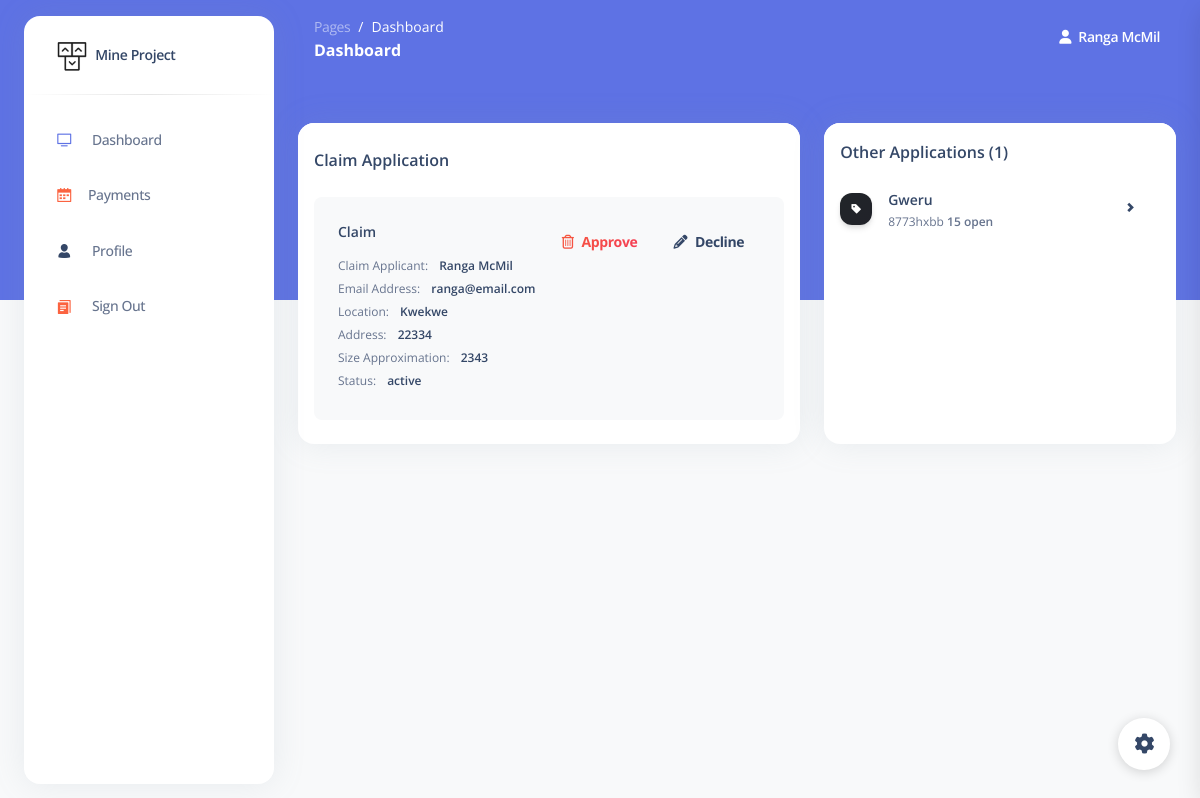
/application/1 (signed in), run on the app's committed database.
### accounts/models.py (models this page shows)
class User(AbstractUser):
    is_mine = models.BooleanField(default=False)
    is_administrator = models.BooleanField(default=False)
    balance = models.CharField(max_length=250)

### mine_mgt/models.py (models this page shows)
class Claim(models.Model):
    STATUS_CHOICES = (
        ('pending_approval', 'Pending Approval'),
        ('forfeit', 'Forfeited'),
        ('active', 'Active')
    )
    applicant = models.ForeignKey(User, related_name='claims', on_delete=models.CASCADE)
    location = models.CharField(max_length=250)
    address = models.CharField(max_length=250)
    size_approximation = models.CharField(max_length=250)
    date_applied = models.DateTimeField(default=timezone.now)
    status = models.CharField(max_length=30,
                              choices=STATUS_CHOICES,
                              default='pending_approval')
    created = models.DateTimeField(default=timezone.now)
    objects = models.Manager()  # The default manager.
    forfeited = ForfeitedManager()  # Our custom manager.
    pending_approval = PendingApprovalManager()  # Our custom manager.
    active = ActiveManager()  # Our custom manager.
    class Meta:
        ordering = ('-created',)

### mine_mgt/views.py (the view)
# urls.py: path('application/<int:id>', views.claim_application, name='claim_application'),
@login_required
def claim_application(request, id):
    if request.user.is_administrator:
        claim = get_object_or_404(Claim, id=id)
        pending_claims = Claim.pending_approval.exclude(id=id)
        context = {
            'claim': claim,
            'pending_claims': pending_claims
        }
        return render(request, 'mine_mgt/admin/claim_application.html', context)
    else:
        return redirect('mine_mgt:dashboard')

### mine_mgt/models.py (called while the page is built)
    def get_queryset(self):
        return super(PendingApprovalManager,
                     self).get_queryset() \
            .filter(status='pending_approval')

### mine_mgt/templates/mine_mgt/admin/claim_application.html (shortened to what this page needs)
{% extends "mine_mgt/base.html" %}
{% block content %}
    <div class="container-fluid py-4">
      <div class="row">
        <div class="col-md-7 ">
          <div class="card">
            <div class="card-header pb-0 px-3">
              <h6 class="mb-0">Claim Application</h6>
            </div>
            <div class="card-body pt-4 p-3">
              <ul class="list-group">
                <li class="list-group-item border-0 d-flex p-4 mb-2 bg-gray-100 border-radius-lg">
                  <div class="d-flex flex-column">
                    <h6 class="mb-3 text-sm">Claim</h6>
                    <span class="mb-2 text-xs">Claim Applicant: <span class="text-dark font-weight-bold ms-sm-2">{{ claim.applicant.get_full_name }}</span></span>
                    <span class="mb-2 text-xs">Email Address: <span class="text-dark ms-sm-2 font-weight-bold">{{ claim.applicant.email }}</span></span>
                      <span class="mb-2 text-xs">Location: <span class="text-dark ms-sm-2 font-weight-bold">{{ claim.location }}</span></span>
                      <span class="mb-2 text-xs">Address: <span class="text-dark ms-sm-2 font-weight-bold">{{ claim.address }}</span></span>
                      <span class="mb-2 text-xs">Size Approximation: <span class="text-dark ms-sm-2 font-weight-bold">{{ claim.size_approximation }}</span></span>
                    <span class="mb-2 text-xs">Status: <span class="text-dark ms-sm-2 font-weight-bold">{{ claim.status }}</span></span>
                  </div>
                  <div class="ms-auto text-end">
                    <a href="{% url 'mine_mgt:accept' claim.id %}" class="btn btn-link text-danger text-gradient px-3 mb-0"><i class="far fa-trash-alt me-2"></i>Approve</a>
                    <a class="btn btn-link text-dark px-3 mb-0"><i class="fas fa-pencil-alt text-dark me-2" aria-hidden="true"></i>Decline</a>
                  </div>
                </li>
              </ul>
            </div>
          </div>
        </div>
          <div class="col-lg-5">
              <div class="card h-100" style="height: 320px;">
                <div class="card-header pb-0 p-3">
                  <h6 class="mb-0">Other Applications ({{pending_claims.count}})</h6>
                </div>
                <div class="card-body p-3">
                  <ul class="list-group">
                       {% for claim in pending_claims %}
                             <li class="list-group-item border-0 d-flex justify-content-between ps-0 mb-2 border-radius-lg">
                                <div class="d-flex align-items-center">
                                  <div class="icon icon-shape icon-sm me-3 bg-gradient-dark shadow text-center">
                                    <i class="ni ni-tag text-white opacity-10"></i>
                                  </div>
                                  <div class="d-flex flex-column">
                                    <h6 class="mb-1 text-dark text-sm">{{ claim.location }}</h6>
                                    <span class="text-xs">{{ claim.address }} <span class="font-weight-bold">15 open</span></span>
                                  </div>
                                </div>
                                <div class="d-flex">
                                  <a href="" class="btn btn-link btn-icon-only btn-rounded btn-sm text-dark icon-move-right my-auto"><i class="ni ni-bold-right" aria-hidden="true"></i></a>
                                </div>
                              </li>
                       {% endfor %}
                  </ul>
                </div>
              </div>
            </div>
      </div>
    </div>
{% endblock %}

### mine_mgt/templates/mine_mgt/base.html (shortened to what this page needs)
<!DOCTYPE html>
{% load static %}
<html lang="en">
<head>
  <link rel="stylesheet" href="{% static 'assets/css/nucleo-icons.css' %}">
  <link rel="stylesheet" href="{% static 'assets/css/nucleo-svg.css' %}">
  <link rel="stylesheet" href="{% static 'assets/css/nucleo-svg.css' %}">
  <link rel="stylesheet" href="{% static 'assets/css/argon-dashboard.css' %}">
</head>
<body class="g-sidenav-show   bg-gray-100">
  <aside class="sidenav bg-white navbar navbar-vertical navbar-expand-xs border-0 border-radius-xl my-3 fixed-start ms-4 " id="sidenav-main">
    <div class="sidenav-header">
      <a class="navbar-brand m-0" href="{% url 'mine_mgt:dashboard' %}" target="_blank">
        <img src="./assets/img/logo-ct-dark.png" class="navbar-brand-img h-100" alt="main_logo">
        <span class="ms-1 font-weight-bold">Mine Project</span>
      </a>
    </div>
    <hr class="horizontal dark mt-0">
    <div class="collapse navbar-collapse  w-auto " id="sidenav-collapse-main">
      <ul class="navbar-nav">
        <li class="nav-item">
          <a class="nav-link" href="{% url 'mine_mgt:dashboard' %}">
            <div class="icon icon-shape icon-sm border-radius-md text-center me-2 d-flex align-items-center justify-content-center">
              <i class="ni ni-tv-2 text-primary text-sm opacity-10"></i>
            </div>
            <span class="nav-link-text ms-1">Dashboard</span>
          </a>
        </li>
        <li class="nav-item">
          <a class="nav-link " href="{% url 'mine_mgt:payments' %}">
            <div class="icon icon-shape icon-sm border-radius-md text-center me-2 d-flex align-items-center justify-content-center">
              <i class="ni ni-calendar-grid-58 text-warning text-sm opacity-10"></i>
            </div>
            <span>Payments</span>
          </a>
        </li>
        <li class="nav-item">
          <a class="nav-link " href="{% url 'mine_mgt:dashboard' %}">
            <div class="icon icon-shape icon-sm border-radius-md text-center me-2 d-flex align-items-center justify-content-center">
              <i class="ni ni-single-02 text-dark text-sm opacity-10"></i>
            </div>
            <span class="nav-link-text ms-1">Profile</span>
          </a>
        </li>
        {% if request.user.is_authenticated %}
              <li class="nav-item">
                <a class="nav-link " href="{% url 'logout' %}">
                  <div class="icon icon-shape icon-sm border-radius-md text-center me-2 d-flex align-items-center justify-content-center">
                    <i class="ni ni-single-copy-04 text-warning text-sm opacity-10"></i>
                  </div>
                  <span class="nav-link-text ms-1">Sign Out</span>
                </a>
              </li>
            {% endif %}
      </ul>
    </div>
  </aside>
  <main class="main-content position-relative border-radius-lg ">
    <nav class="navbar navbar-main navbar-expand-lg px-0 mx-4 shadow-none border-radius-xl " id="navbarBlur" data-scroll="false">
      <div class="container-fluid py-1 px-3">
        <nav aria-label="breadcrumb">
          <ol class="breadcrumb bg-transparent mb-0 pb-0 pt-1 px-0 me-sm-6 me-5">
            <li class="breadcrumb-item text-sm"><a class="opacity-5 text-white" href="javascript:;">Pages</a></li>
            <li class="breadcrumb-item text-sm text-white active" aria-current="page">Dashboard</li>
          </ol>
          <h6 class="font-weight-bolder text-white mb-0">Dashboard</h6>
        </nav>
        <div class="collapse navbar-collapse mt-sm-0 mt-2 me-md-0 me-sm-4" id="navbar">
          <ul class="navbar-nav  justify-content-end">
            {% if request.user.is_authenticated %}
                <li class="nav-item d-flex align-items-center">
                  <a href="" class="nav-link text-white font-weight-bold px-0">
                    <i class="fa fa-user me-sm-1"></i>
                    <span class="d-sm-inline d-none">{{ user.get_full_name }}</span>
                  </a>
                </li>
            {% endif %}
          </ul>
        </div>
      </div>
    </nav>
      {% block content %}
      {% endblock %}
      </main>
  <div class="fixed-plugin">
    <a class="fixed-plugin-button text-dark position-fixed px-3 py-2">
      <i class="fa fa-cog py-2"> </i>
    </a>
  </div>
  <link rel="stylesheet" href="{% static 'assets/css/nucleo-icons.css' %}">
</body>
</html>

### static/assets/css/nucleo-svg.css (style rules this page uses)
.icon { display: inline-block; color: #111111; height: 1em; width: 1em; }
.icon-sm { height: 0.8em; width: 0.8em; }
.icon { fill: currentColor; stroke: none; }

### data on the page
User: get_full_name "Ranga McMil"
Claim: applicant.get_full_name "Ranga McMil", applicant.email "ranga@email.com", location "Kwekwe", address "22334", size_approximation "2343", status "active"
Claim: location "Gweru", address "8773hxbb"

### other printed values
{{ pending_claims.count }} "1"
